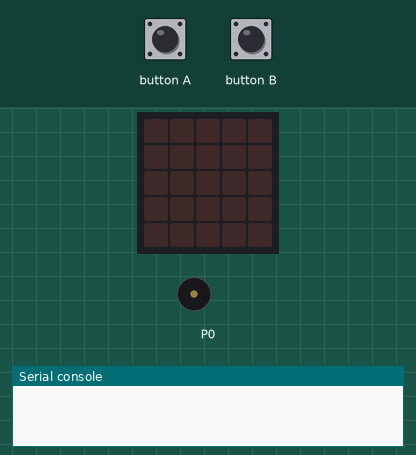
The program below on a simulated BBC micro:bit (MakeCode). On the bench: the board's 5×5 LED display, buzzer (waves = sounding), the last lines printed to the serial console. Inputs (shaded band) come from the test bench.

Above: at 5.2 s.
5.3 s: button B pressed for 0.15 s
At 5.5 s:
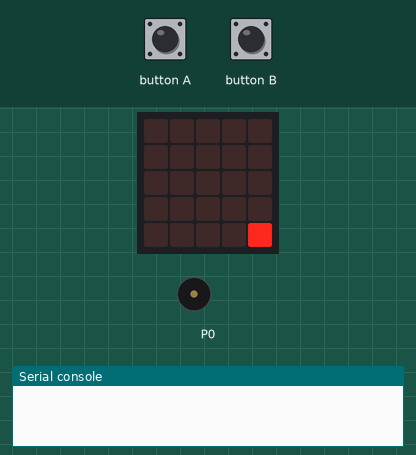
At 6.1 s:
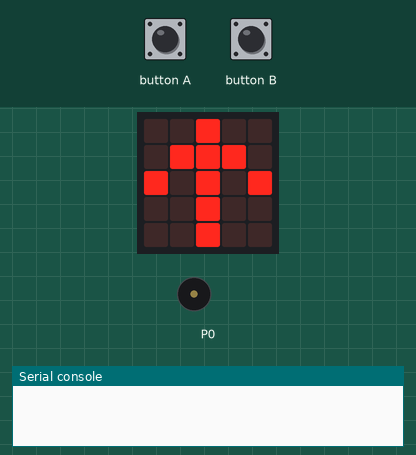
7.7 s: button A pressed for 0.15 s
At 8.4 s:
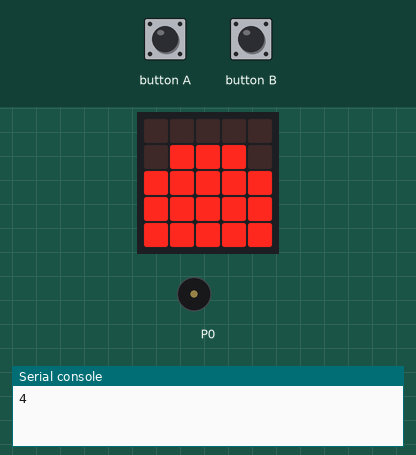
Timing chart, 0 to 10.7 s (numbered marks = the images above; inputs shaded):
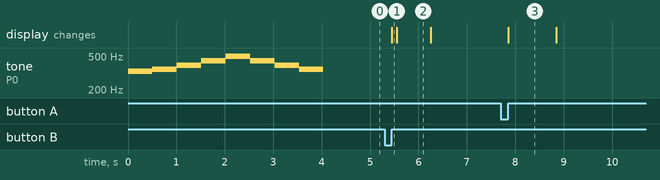

Measured:
- after the input at 5.3 s, the display: changes after 0.15 s (image 1)
- after the input at 7.7 s, the display: changes after 0.15 s (image 3)
- what the display in image 2 shows lasts 0.7 s, from 5.6 s to 6.3 s
- what the display in image 3 shows lasts 1.0 s, from 7.9 s to 8.9 s

The program:

main.ts
```typescript
input.onButtonPressed(Button.A, function () {
    led.plotBarGraph(
    4,
    6
    )
    basic.pause(1000)
    basic.clearScreen()
})
input.onButtonPressed(Button.B, function () {
    led.plot(4, 4)
    basic.pause(100)
    basic.showArrow(ArrowNames.North)
    basic.pause(100)
    basic.clearScreen()
})
music.playMelody("E F G A B A G F ", 120)
basic.forever(function () {

})
```

test.ts
```typescript
// tests gaan hier; deze zal niet worden gecompileerd wanneer dit pakket wordt gebruikt als extensie.
```
